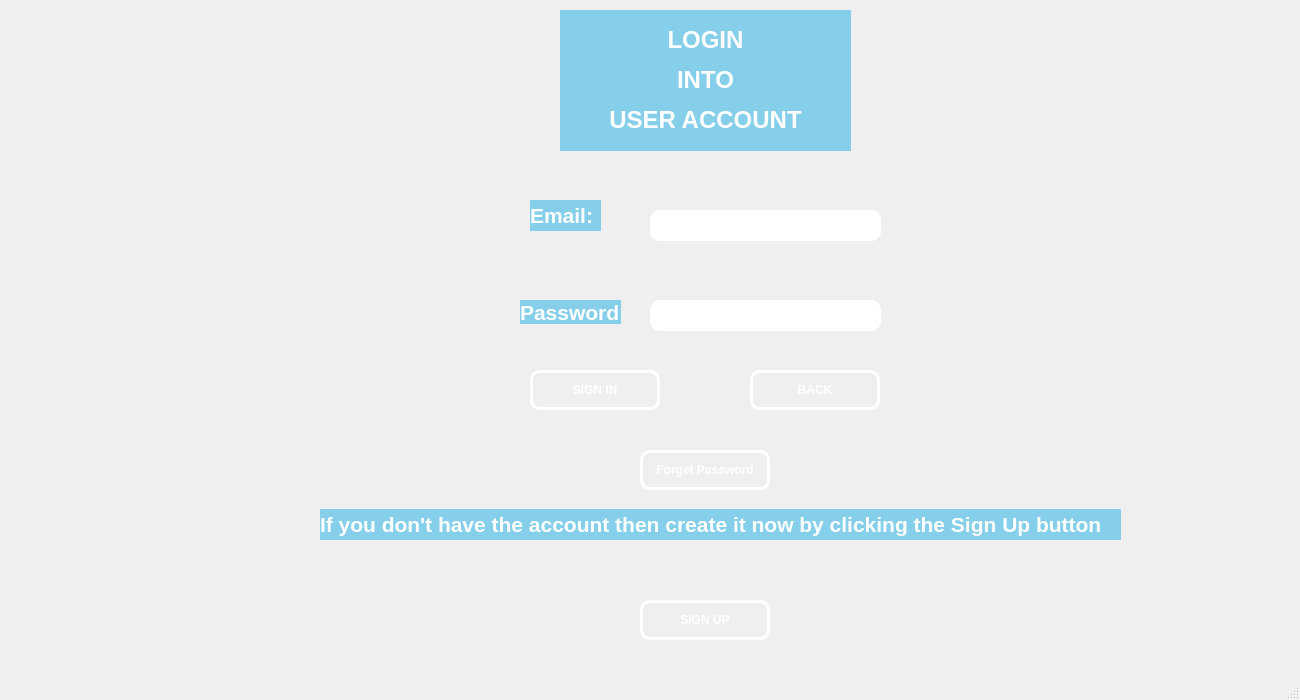
<?xml version="1.0" encoding="UTF-8"?>
<ui version="4.0">
 <class>Ulogin</class>
 <widget class="QMainWindow" name="Ulogin">
  <property name="geometry">
   <rect>
    <x>0</x>
    <y>0</y>
    <width>1300</width>
    <height>700</height>
   </rect>
  </property>
  <property name="windowTitle">
   <string>MainWindow</string>
  </property>
  <property name="styleSheet">
   <string notr="true">background-image: url(:/background/bG no arrows.png);
color: rgb(255, 255, 255);</string>
  </property>
  <widget class="QWidget" name="centralwidget">
   <widget class="QLabel" name="label_2">
    <property name="geometry">
     <rect>
      <x>530</x>
      <y>200</y>
      <width>71</width>
      <height>31</height>
     </rect>
    </property>
    <property name="styleSheet">
     <string notr="true">#label_2
{
background:rgb(134,207,234);
}</string>
    </property>
    <property name="text">
     <string>&lt;html&gt;&lt;head/&gt;&lt;body&gt;&lt;p&gt;&lt;span style=&quot; font-size:16pt; font-weight:700; color:#ffffff;&quot;&gt;Email:&lt;/span&gt;&lt;/p&gt;&lt;/body&gt;&lt;/html&gt;</string>
    </property>
   </widget>
   <widget class="QLabel" name="label_3">
    <property name="geometry">
     <rect>
      <x>520</x>
      <y>300</y>
      <width>101</width>
      <height>24</height>
     </rect>
    </property>
    <property name="styleSheet">
     <string notr="true">#label_3
{
background:rgb(134,207,234);
}</string>
    </property>
    <property name="text">
     <string>&lt;html&gt;&lt;head/&gt;&lt;body&gt;&lt;p&gt;&lt;span style=&quot; font-size:16pt; font-weight:700; color:#ffffff;&quot;&gt;Password:&lt;/span&gt;&lt;/p&gt;&lt;/body&gt;&lt;/html&gt;</string>
    </property>
   </widget>
   <widget class="QLineEdit" name="lineEdit">
    <property name="geometry">
     <rect>
      <x>650</x>
      <y>210</y>
      <width>231</width>
      <height>31</height>
     </rect>
    </property>
    <property name="styleSheet">
     <string notr="true">#lineEdit
{
border-radius:10px;
background:rgb(255, 255, 255);
color:rgb(0, 0, 0);
}</string>
    </property>
   </widget>
   <widget class="QLineEdit" name="lineEdit_2">
    <property name="geometry">
     <rect>
      <x>650</x>
      <y>300</y>
      <width>231</width>
      <height>31</height>
     </rect>
    </property>
    <property name="styleSheet">
     <string notr="true">#lineEdit_2
{
border-radius:10px;
background:rgb(255, 255, 255);
color:rgb(0, 0, 0);
}</string>
    </property>
    <property name="echoMode">
     <enum>QLineEdit::Password</enum>
    </property>
   </widget>
   <widget class="QPushButton" name="SignIn">
    <property name="geometry">
     <rect>
      <x>530</x>
      <y>370</y>
      <width>130</width>
      <height>40</height>
     </rect>
    </property>
    <property name="styleSheet">
     <string notr="true">#SignIn
{
border-radius:10px;
font:bold;
border:3px solid rgb(255, 255, 255);
}</string>
    </property>
    <property name="text">
     <string>SIGN IN</string>
    </property>
   </widget>
   <widget class="QPushButton" name="Back">
    <property name="geometry">
     <rect>
      <x>750</x>
      <y>370</y>
      <width>130</width>
      <height>40</height>
     </rect>
    </property>
    <property name="styleSheet">
     <string notr="true">#Back
{
border-radius:10px;
font:bold;
border:3px solid rgb(255, 255, 255);
}</string>
    </property>
    <property name="text">
     <string>BACK</string>
    </property>
   </widget>
   <widget class="QPushButton" name="Signup">
    <property name="geometry">
     <rect>
      <x>640</x>
      <y>600</y>
      <width>130</width>
      <height>40</height>
     </rect>
    </property>
    <property name="styleSheet">
     <string notr="true">#Signup
{
border-radius:10px;
font:bold;
border:3px solid rgb(255, 255, 255);
}</string>
    </property>
    <property name="text">
     <string>SIGN UP</string>
    </property>
   </widget>
   <widget class="QPushButton" name="pushButton">
    <property name="geometry">
     <rect>
      <x>640</x>
      <y>450</y>
      <width>130</width>
      <height>40</height>
     </rect>
    </property>
    <property name="styleSheet">
     <string notr="true">#pushButton
{
border-radius:10px;
font:bold;
border:3px solid rgb(255, 255, 255);
}</string>
    </property>
    <property name="text">
     <string>Forget Password</string>
    </property>
   </widget>
   <widget class="QLabel" name="label_6">
    <property name="geometry">
     <rect>
      <x>320</x>
      <y>509</y>
      <width>801</width>
      <height>31</height>
     </rect>
    </property>
    <property name="styleSheet">
     <string notr="true">#label_6
{
background:rgb(134,207,234);
}</string>
    </property>
    <property name="text">
     <string>&lt;html&gt;&lt;head/&gt;&lt;body&gt;&lt;p&gt;&lt;span style=&quot; font-size:16pt; font-weight:700;&quot;&gt;If you don't have the account then create it now by clicking the Sign Up button&lt;/span&gt;&lt;/p&gt;&lt;/body&gt;&lt;/html&gt;</string>
    </property>
   </widget>
   <widget class="QLabel" name="label_5">
    <property name="geometry">
     <rect>
      <x>560</x>
      <y>10</y>
      <width>291</width>
      <height>141</height>
     </rect>
    </property>
    <property name="styleSheet">
     <string notr="true">#label_5
{
background:rgb(134,207,234);
}</string>
    </property>
    <property name="text">
     <string>&lt;html&gt;&lt;head/&gt;&lt;body&gt;&lt;p align=&quot;center&quot;&gt;&lt;span style=&quot; font-size:18pt; font-weight:700; color:#ffffff;&quot;&gt;LOGIN&lt;/span&gt;&lt;/p&gt;&lt;p align=&quot;center&quot;&gt;&lt;span style=&quot; font-size:18pt; font-weight:700; color:#ffffff;&quot;&gt;INTO&lt;/span&gt;&lt;/p&gt;&lt;p align=&quot;center&quot;&gt;&lt;span style=&quot; font-size:18pt; font-weight:700; color:#ffffff;&quot;&gt;USER ACCOUNT&lt;/span&gt;&lt;/p&gt;&lt;/body&gt;&lt;/html&gt;</string>
    </property>
   </widget>
   <widget class="QLabel" name="label">
    <property name="geometry">
     <rect>
      <x>0</x>
      <y>0</y>
      <width>341</width>
      <height>151</height>
     </rect>
    </property>
    <property name="styleSheet">
     <string notr="true">image: url(:/background/hmu logo.png);</string>
    </property>
    <property name="text">
     <string/>
    </property>
   </widget>
  </widget>
  <widget class="QStatusBar" name="statusbar"/>
 </widget>
 <resources/>
 <connections/>
</ui>
